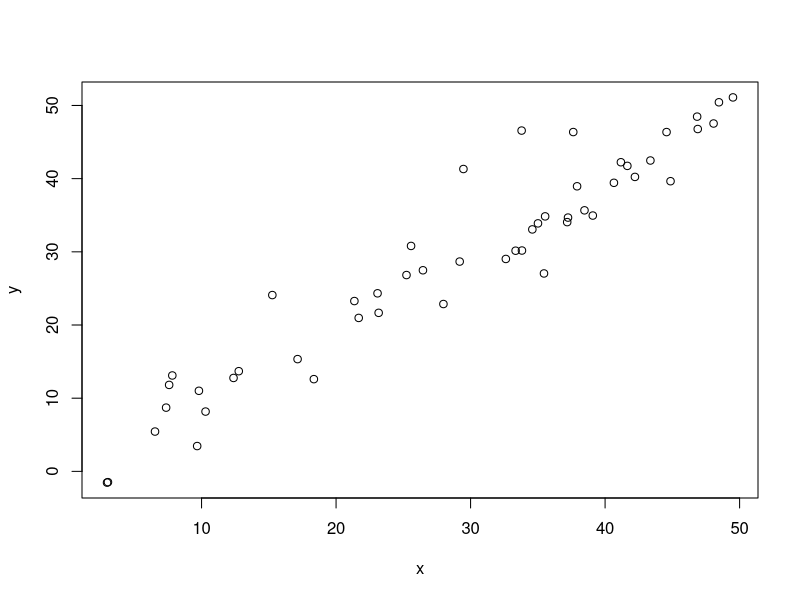
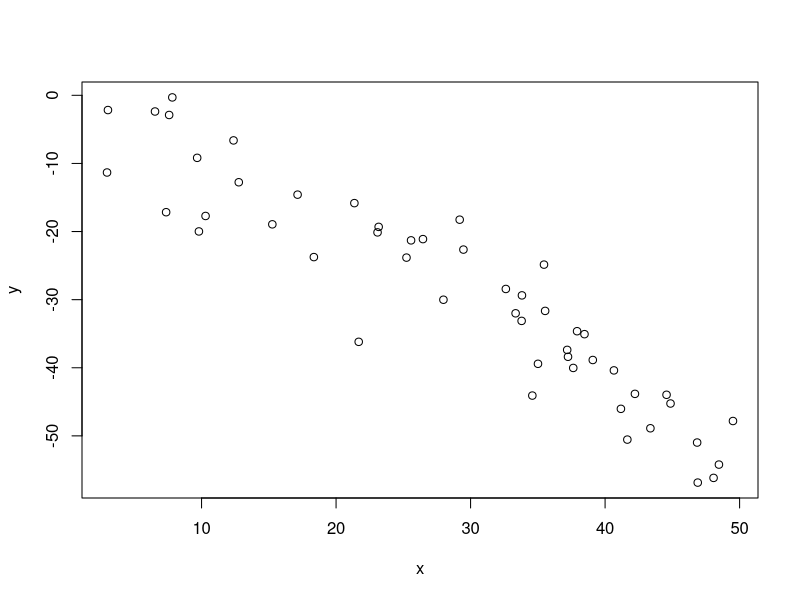
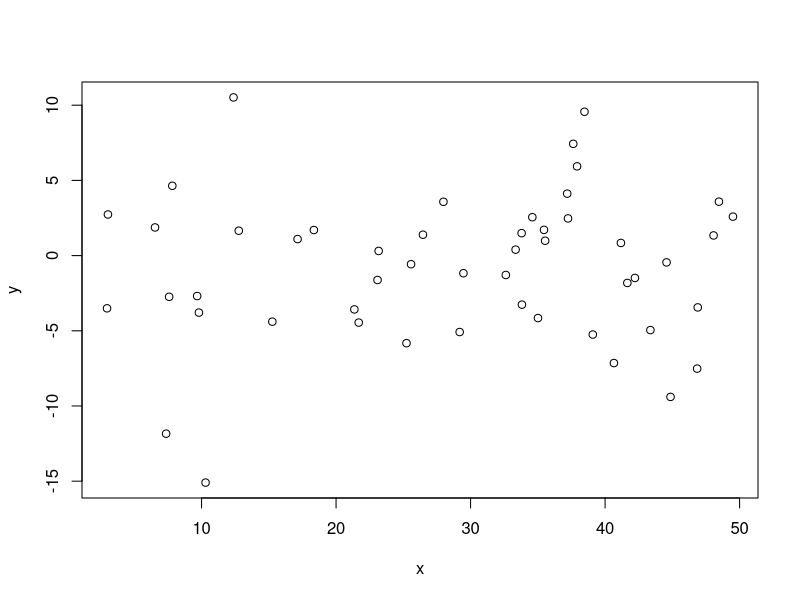
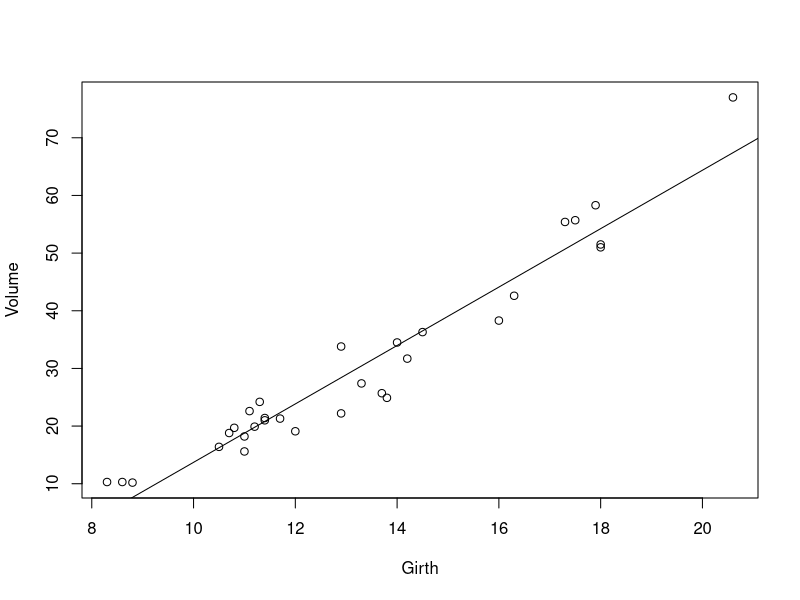
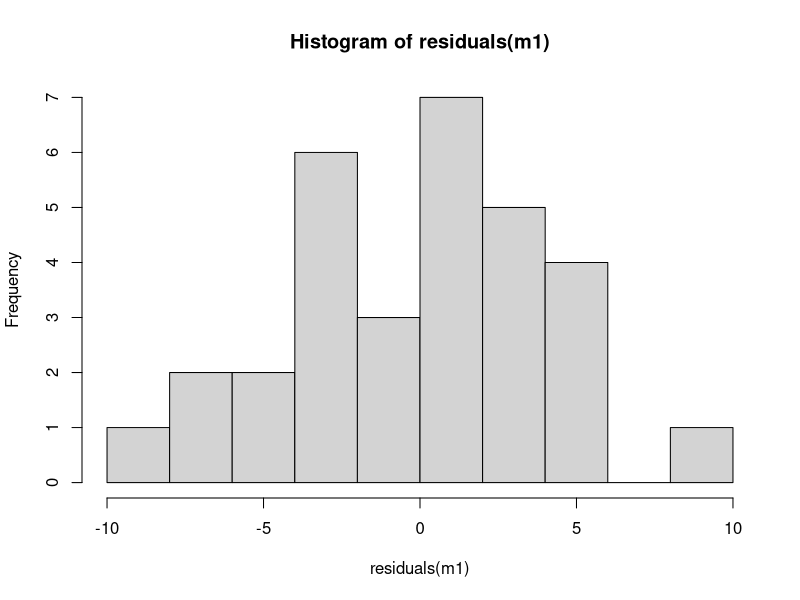
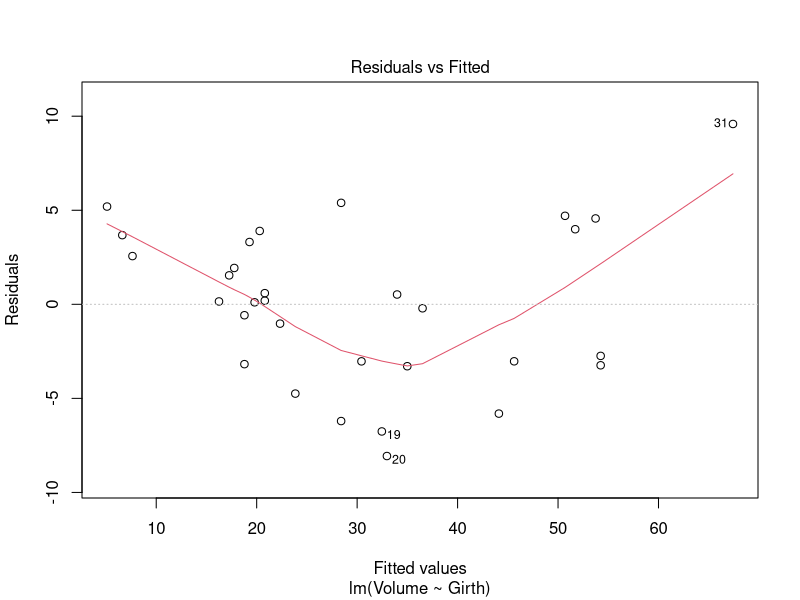
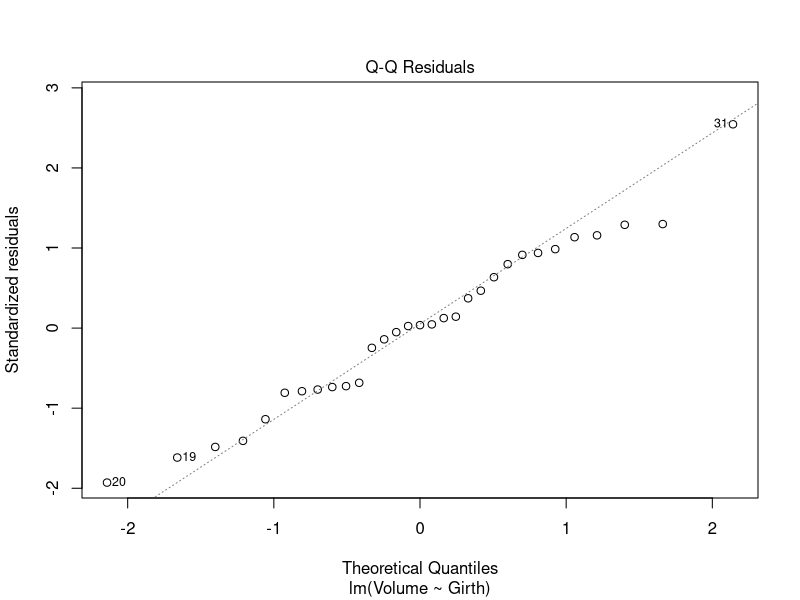
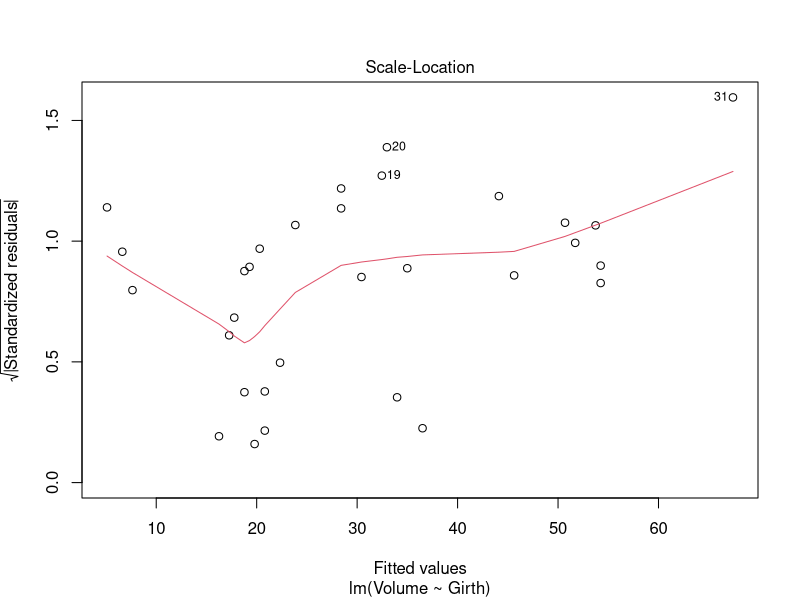

Write the R code that produced these figures, in order.
## ---- chunk 1
x = runif(50,0,50)
## ---- chunk 2
y = x + rnorm(50,0,5)
## ---- chunk 3
plot(x,y)
## ---- chunk 4
cor.test(x,y)
cor.test(x,y, method="spearman")
## ---- chunk 5
y = -x + rnorm(50,0,5)
plot(x,y)
cor.test(x,y)
cor.test(x,y, method="spearman")
## ---- chunk 6
y = rnorm(50,0,5)
plot(x,y)
cor.test(x,y)
cor.test(x,y, method="spearman")
## ---- chunk 7
data("anscombe")
anscombe
## ---- chunk 8
data(trees)
plot(Volume~Girth,data=trees)
m1 = lm(Volume~Girth,data=trees)
abline(m1)
cor.test(trees$Volume,trees$Girth)
## ---- chunk 9
summary(m1)
## ---- chunk 10
hist(residuals(m1),breaks=10,col="light grey")
## ---- chunk 11
plot(m1)
## ---- chunk 12
plot(dist~speed,data=cars)
m2 = lm(dist~speed,data=cars)
abline(m2)
summary(m2)
## ---- chunk 13
plot(m2)
## ---- chunk 14
plot(sqrt(dist)~speed,data=cars)
m3 = lm(sqrt(dist)~speed,data=cars)
abline(m3)
plot(m3)
summary(m3)
## ---- chunk 15
plot(log(dist)~log(speed),data=cars)
m4 = lm(log(dist)~log(speed),data=cars)
abline(m4)
plot(m4)
summary(m4)
## ---- chunk 16
m5 = lm(log(dist)~0+log(speed),data=cars)
plot(m5)
summary(m5)
## ---- chunk 17
plot(dist~speed,data=cars)
x = order(cars$speed)
lines(exp(fitted(m5))[x]~cars$speed[x])
